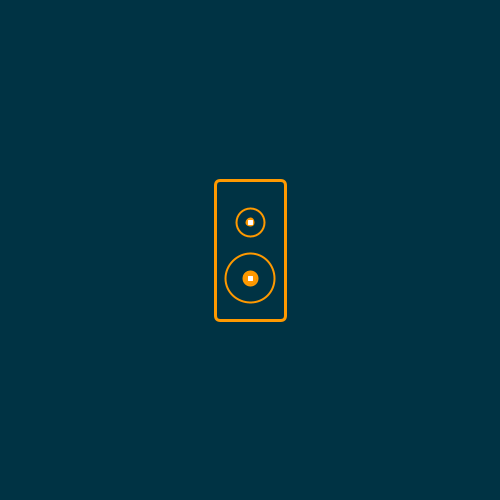
Frame 1 (no input)
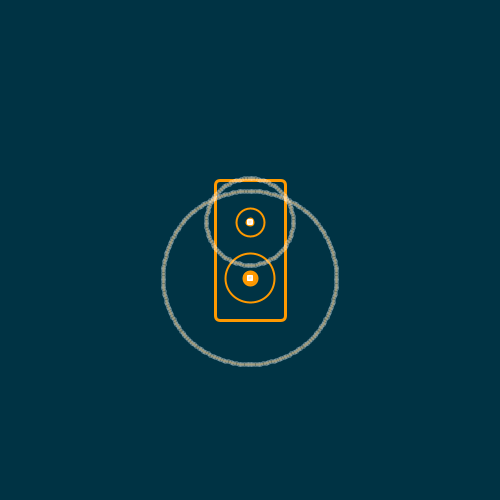
Frame 60 (the mouse pressed at the canvas centre just before this capture)
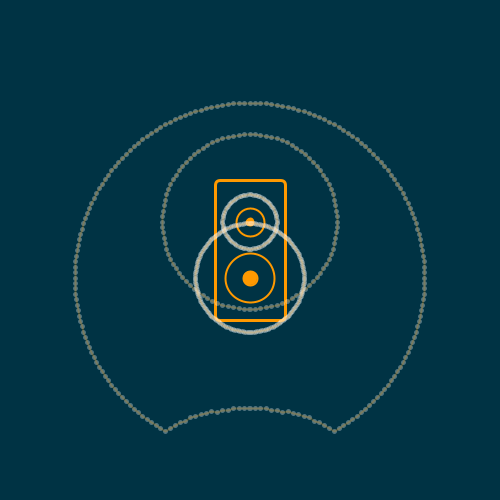
Frame 120 (the mouse held since frame 60 and released just before this capture)

The Processing sketch that drew these frames (run headless with seeded random() and noise(); from frame 60 on, the mouse is pressed at the canvas centre):

// Processing sketch: day_28
// ── day_28.pde
// (c) 2021 Joseph HENRY
// This code is licensed under MIT license (see LICENSE for details)

import java.util.List;

final float margin = 70;

/**
 * Here a particle is a sound particle
 * it has a direction, a speed and a source point
 */
class Particle {
  PVector location, direction;
  float speed;
  
  Particle(float x, float y, PVector direction, float speed) {
    this.location = new PVector(x, y);
    this.direction = direction;
    this.speed = speed;
  }
  
  /**
   * Move the particle and handle wall collisions
   */
  void update() {
    this.location.add(PVector.mult(this.direction, this.speed));
    
    float limit = width / 2 - margin;
    
    // Touch left or right wall
    if (this.location.x < -limit || this.location.x > limit) {
      this.direction.x *= -1;
    }
    
    // Touch top or bottom wall
    if (this.location.y < -limit || this.location.y > limit) {
      this.direction.y *= -1;
    }
  }
  
  /**
   * Display the particle as a dot
   */
  void display() {
    stroke(255, 80);
    strokeWeight(5);
    point(this.location.x, this.location.y);
  }
}

/**
 * A sound wave is composed of multiple sound particles
 */
class Wave {
  float x, y;
  List<Particle> particles;
  
  Wave(float x, float y, int nParticles, float speed) {
    this.x = x;
    this.y = y;
    this.particles = new ArrayList<Particle>();
    
    // Create the particles from the center of the wave
    for (int i = 0; i < nParticles; i++) {
      float angle = i * (TWO_PI / nParticles);
      PVector direction = PVector.fromAngle(angle);
      
      this.particles.add(new Particle(this.x, this.y, direction, speed));
    }
  }
  
  /**
   * Update all the particles
   */
  void update() {
    for (Particle particle : this.particles) {
      particle.update();
    }
  }
  
  /**
   * Display the wave as the line between all the particles
   */
  void display() {
    beginShape();
    
    for (Particle particle : this.particles) {
      particle.display();
      vertex(particle.location.x, particle.location.y);
    }
    
    strokeWeight(2);
    stroke(255, 153, 0, 60);
    noFill();
    
    endShape(CLOSE);
  }
}

/**
 * A sound speaker is an object that emit sound waves
 * It has a constant rate
 */
class SoundSpeaker {
  float w, h;
  int rate, time;
  List<Wave> waves;
  
  SoundSpeaker(float w, float h, int rate) {
    this.w = w;
    this.h = h;
    this.rate = rate;
    this.time = millis();
    
    this.waves = new ArrayList<Wave>();
    
    this.emitWaves();
  }
  
  /**
   * Emit one wave on each of the speakers
   */
  void emitWaves() {
    int nParticles = 200;
    float speed = random(0.5, 2);
    
    this.waves.add(new Wave(0, this.h / 5, nParticles, speed));
    
    this.waves.add(new Wave(0, -this.h / 5, nParticles / 2, speed / 2));
  }
  
  /**
   * Emit at a constant rate and update waves
   */
  void update() {
    // Emit sound wave every rate time
    if (millis() - this.time > this.rate) {
      this.emitWaves();
      this.time = millis();
    }
    
    // Update the waves
    for (Wave wave : this.waves) {
      wave.update();
    }
  }
  
  /**
   * Display a simplified speaker and the waves
   */
  void display() {
    push();
    translate(width / 2, height / 2);
    
    noFill();
    stroke(255, 153, 0);
    strokeWeight(3);
    rectMode(CENTER);
    
    rect(0, 0, this.w, this.h, 5);
    
    strokeWeight(2);
    
    circle(0, this.h / 5, this.w * 0.7);
    circle(0, -this.h / 5, this.w * 0.4);
    
    fill(255, 153, 0);
    circle(0, this.h / 5, this.w * 0.2);
    circle(0, -this.h / 5, this.w * 0.1);
    
    for (Wave wave : this.waves) {
      wave.display();
    }
    
    pop();
  }
}

SoundSpeaker speaker; 

void setup() {
  size(500, 500);
  
  speaker = new SoundSpeaker(70, 140, 1000);
}

void draw() {
  background(#003344);
  
  speaker.display();
  speaker.update();
}
